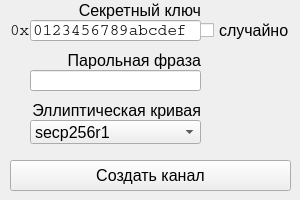
<?xml version="1.0" encoding="UTF-8"?>
<ui version="4.0">
 <class>Form</class>
 <widget class="QWidget" name="Form">
  <property name="geometry">
   <rect>
    <x>0</x>
    <y>0</y>
    <width>300</width>
    <height>200</height>
   </rect>
  </property>
  <property name="minimumSize">
   <size>
    <width>300</width>
    <height>200</height>
   </size>
  </property>
  <property name="maximumSize">
   <size>
    <width>300</width>
    <height>200</height>
   </size>
  </property>
  <property name="font">
   <font>
    <pointsize>12</pointsize>
   </font>
  </property>
  <property name="windowTitle">
   <string>Создание канала</string>
  </property>
  <widget class="QPushButton" name="create_channel">
   <property name="geometry">
    <rect>
     <x>10</x>
     <y>160</y>
     <width>281</width>
     <height>31</height>
    </rect>
   </property>
   <property name="text">
    <string>Создать канал</string>
   </property>
  </widget>
  <widget class="QLabel" name="label">
   <property name="geometry">
    <rect>
     <x>10</x>
     <y>0</y>
     <width>191</width>
     <height>21</height>
    </rect>
   </property>
   <property name="text">
    <string>Секретный ключ</string>
   </property>
   <property name="alignment">
    <set>Qt::AlignmentFlag::AlignRight|Qt::AlignmentFlag::AlignTrailing|Qt::AlignmentFlag::AlignVCenter</set>
   </property>
  </widget>
  <widget class="QLabel" name="label_2">
   <property name="geometry">
    <rect>
     <x>30</x>
     <y>50</y>
     <width>171</width>
     <height>21</height>
    </rect>
   </property>
   <property name="text">
    <string>Парольная фраза</string>
   </property>
   <property name="alignment">
    <set>Qt::AlignmentFlag::AlignRight|Qt::AlignmentFlag::AlignTrailing|Qt::AlignmentFlag::AlignVCenter</set>
   </property>
  </widget>
  <widget class="QLabel" name="label_3">
   <property name="geometry">
    <rect>
     <x>10</x>
     <y>20</y>
     <width>21</width>
     <height>21</height>
    </rect>
   </property>
   <property name="font">
    <font>
     <family>Courier</family>
     <pointsize>12</pointsize>
    </font>
   </property>
   <property name="text">
    <string>0x</string>
   </property>
  </widget>
  <widget class="QLabel" name="label_4">
   <property name="geometry">
    <rect>
     <x>30</x>
     <y>100</y>
     <width>171</width>
     <height>21</height>
    </rect>
   </property>
   <property name="text">
    <string>Эллиптическая кривая</string>
   </property>
   <property name="alignment">
    <set>Qt::AlignmentFlag::AlignRight|Qt::AlignmentFlag::AlignTrailing|Qt::AlignmentFlag::AlignVCenter</set>
   </property>
  </widget>
  <widget class="QComboBox" name="curve_input">
   <property name="geometry">
    <rect>
     <x>30</x>
     <y>120</y>
     <width>171</width>
     <height>24</height>
    </rect>
   </property>
   <item>
    <property name="text">
     <string>secp256r1</string>
    </property>
   </item>
   <item>
    <property name="text">
     <string>secp386r1</string>
    </property>
   </item>
   <item>
    <property name="text">
     <string>secp521r1</string>
    </property>
   </item>
   <item>
    <property name="text">
     <string>secp256k1</string>
    </property>
   </item>
   <item>
    <property name="text">
     <string>gost256</string>
    </property>
   </item>
   <item>
    <property name="text">
     <string>gost512</string>
    </property>
   </item>
  </widget>
  <widget class="QLineEdit" name="secret_key_input">
   <property name="geometry">
    <rect>
     <x>30</x>
     <y>20</y>
     <width>171</width>
     <height>21</height>
    </rect>
   </property>
   <property name="font">
    <font>
     <family>Courier</family>
     <pointsize>12</pointsize>
     <bold>false</bold>
    </font>
   </property>
   <property name="text">
    <string>0123456789abcdef</string>
   </property>
   <property name="maxLength">
    <number>16</number>
   </property>
   <property name="clearButtonEnabled">
    <bool>false</bool>
   </property>
  </widget>
  <widget class="QLineEdit" name="passphrase_input">
   <property name="geometry">
    <rect>
     <x>30</x>
     <y>70</y>
     <width>171</width>
     <height>21</height>
    </rect>
   </property>
  </widget>
  <widget class="QCheckBox" name="random_key">
   <property name="geometry">
    <rect>
     <x>200</x>
     <y>20</y>
     <width>91</width>
     <height>21</height>
    </rect>
   </property>
   <property name="text">
    <string>случайно</string>
   </property>
  </widget>
 </widget>
 <resources/>
 <connections/>
</ui>
